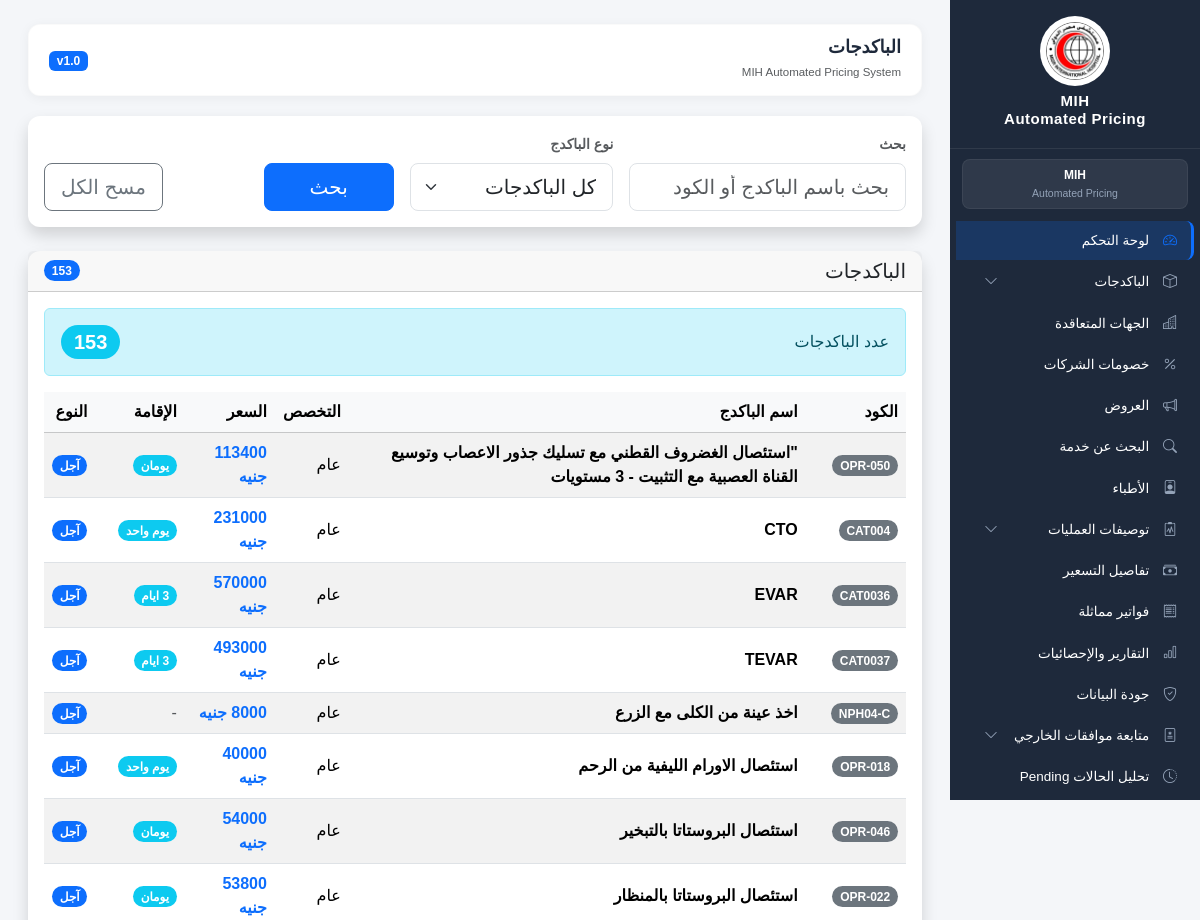
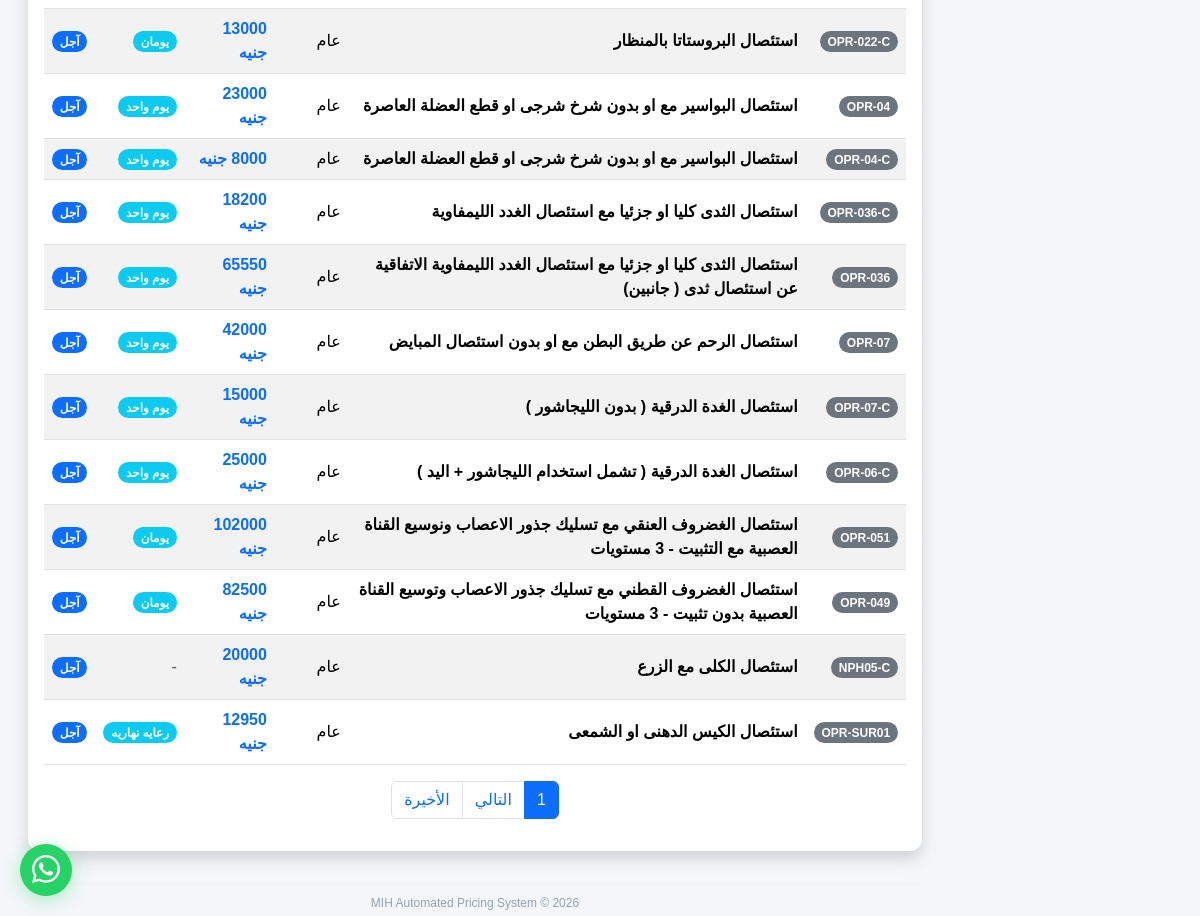
/packages/, run on an earlier commit of the app's database (2 pictures, top to bottom).
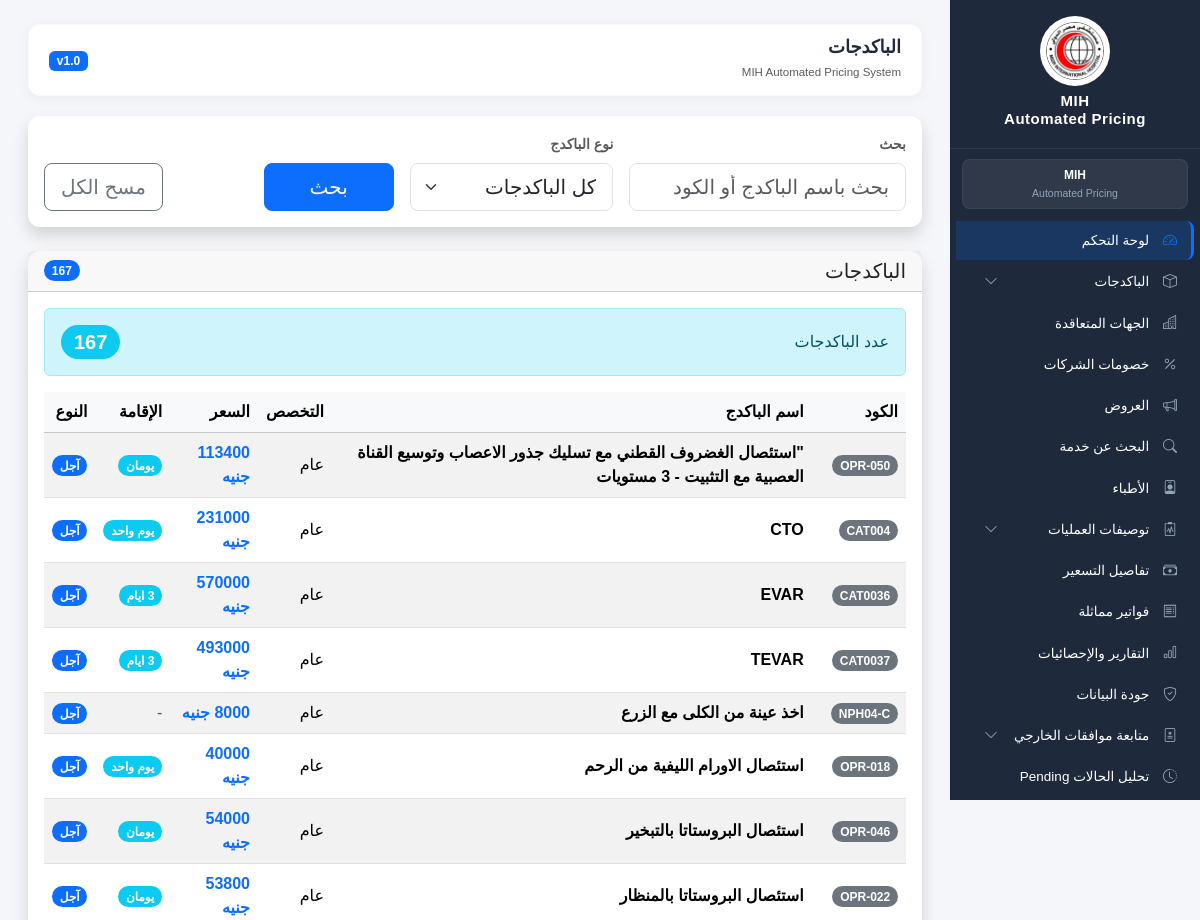
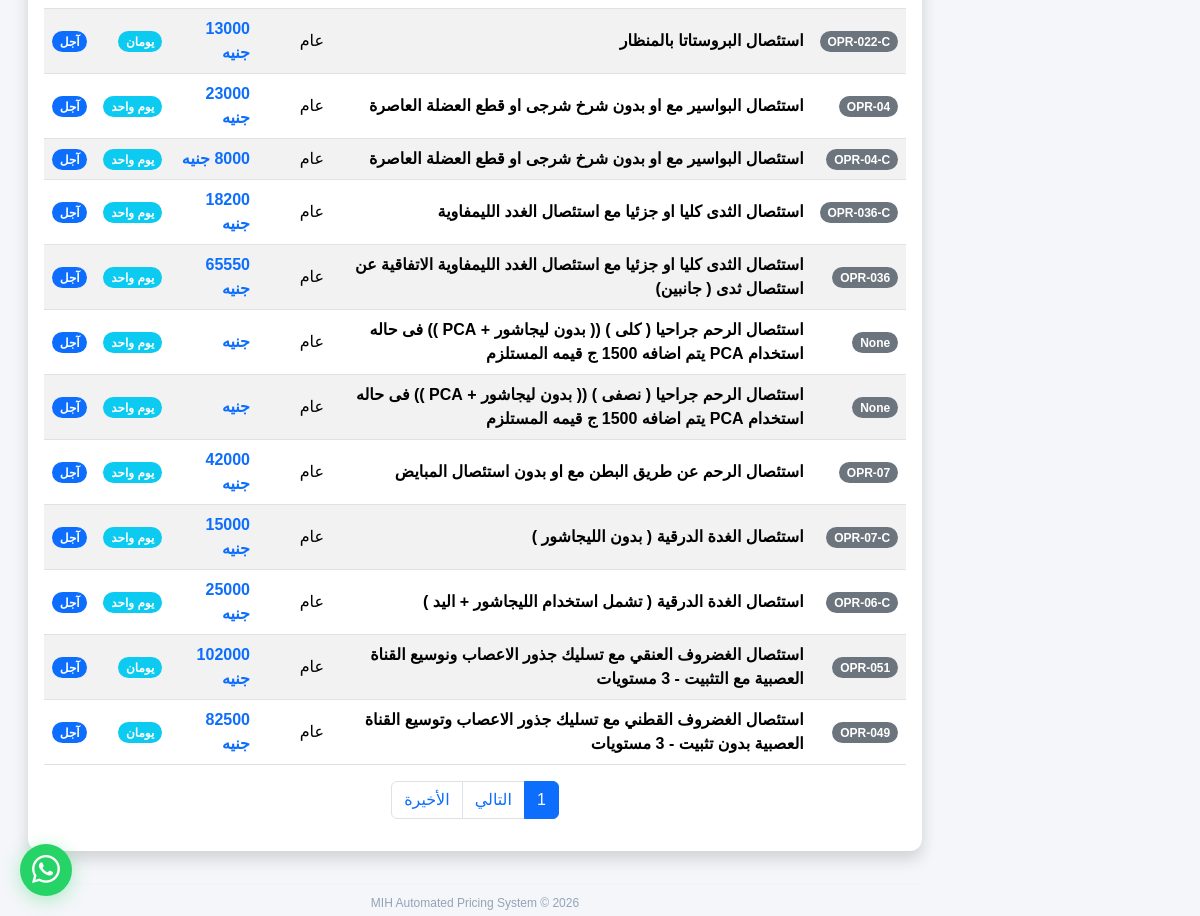
And on a later commit of the database (2 pictures, top to bottom).
### medical_catalog/models.py (models this page shows, shortened)
class Package(models.Model):
    entity = models.ForeignKey(
        'contracts.ContractEntity',  # ✅ استخدم اسم التطبيق بالكامل
        on_delete=models.CASCADE,
        related_name="packages",
        null=True,
        blank=True,
        verbose_name="الجهة المتعاقدة"
    )
    specialty = models.ForeignKey(
        Specialty,
        on_delete=models.PROTECT,
        related_name="packages"
    )
    procedure = models.ForeignKey(
        Procedure,
        on_delete=models.SET_NULL,
        null=True,
        blank=True,
        related_name="packages"
    )
    name = models.CharField(
        max_length=500
    )
    code = models.CharField(
        max_length=100,
        blank=True,
        null=True,
        db_index=True
    )
    base_price = models.DecimalField(
        max_digits=12,
        decimal_places=2,
        blank=True,
        null=True
    )
    stay_duration = models.CharField(
        max_length=100,
        blank=True,
        null=True
    )
    effective_from = models.DateField(
        blank=True,
        null=True
    )
    notes = models.TextField(
        blank=True,
        null=True
    )
    is_cash_package = models.BooleanField(
        default=False
    )
    contract_type = models.CharField(
        max_length=100,
        blank=True,
        null=True,
        verbose_name="نوع العقد"
    )
    total_without_discount = models.DecimalField(
        max_digits=12,
        decimal_places=2,
        blank=True,
        null=True,
        verbose_name="الإجمالي قبل الخصم"
    )
    total_price = models.DecimalField(
        max_digits=12,
        decimal_places=2,
        blank=True,
        null=True,
        verbose_name="السعر الإجمالي"
    )
    current_discount = models.DecimalField(
        max_digits=5,
        decimal_places=2,
        blank=True,
        null=True,
        verbose_name="الخصم الحالي"
    )
    price_list_applied = models.CharField(
        max_length=255,
        blank=True,
        null=True,
        verbose_name="قائمة الأسعار المطبقة"
    )
    special_offer_price = models.DecimalField(
        max_digits=12,
        decimal_places=2,
        blank=True,
        null=True,
        verbose_name="سعر العرض الخاص"
    )
    special_offer_company = models.CharField(
        max_length=255,
        blank=True,
        null=True,
        verbose_name="شركة العرض الخاص"
    )
    cash_price = models.DecimalField(
        max_digits=12,
        decimal_places=2,
        blank=True,
        null=True,
        verbose_name="السعر النقدي"
    )
    is_active = models.BooleanField(
        default=True
    )
    created_at = models.DateTimeField(auto_now_add=True)
    updated_at = models.DateTimeField(auto_now=True)
    class Meta:
        verbose_name = "الباكدج"
        verbose_name_plural = "الباكدجات"
        ordering = ["name"]
        indexes = [
            models.Index(fields=["specialty"]),
            models.Index(fields=["entity"]),  # ✅ إضافة فهرس للـ entity
        ]

class Specialty(models.Model):
    name = models.CharField(
        max_length=255,
        unique=True,
        verbose_name="اسم التخصص"
    )
    color = models.CharField(
        max_length=50,
        blank=True,
        null=True,
        verbose_name="اللون"
    )
    icon = models.CharField(
        max_length=100,
        blank=True,
        null=True,
        verbose_name="الأيقونة"
    )
    is_active = models.BooleanField(default=True)
    created_at = models.DateTimeField(auto_now_add=True)
    updated_at = models.DateTimeField(auto_now=True)
    class Meta:
        verbose_name = "التخصص"
        verbose_name_plural = "التخصصات"
        ordering = ["name"]

### frontend/views.py (the view)
def packages(request):
    search = request.GET.get("search", "")
    package_type = request.GET.get("type", "")  # إضافة فلتر النوع
    packages = Package.objects.select_related(
        "specialty"
    ).order_by("name")
    if search:
        packages = packages.filter(
            Q(name__icontains=search) |
            Q(code__icontains=search)
        )
    if package_type == "cash":
        packages = packages.filter(is_cash_package=True)
    elif package_type == "credit":
        packages = packages.filter(is_cash_package=False)
    paginator = Paginator(packages, 20)
    page_number = request.GET.get("page")
    page_obj = paginator.get_page(page_number)
    return render(
        request,
        "frontend/packages.html",
        {
            "page_obj": page_obj,
            "search": search,
            "package_type": package_type,  # إرسال الفلتر إلى template
        }
    )

### frontend/templates/frontend/packages.html (shortened to what this page needs)
{% extends 'frontend/base.html' %}
{% block page_title %}
الباكدجات
{% endblock %}
{% block content %}
<div class="card shadow border-0 hover-shadow">
    <div class="card-body">
        <form method="get">
            <div class="row g-3 align-items-end">
                <div class="col-md-4">
                    <label class="form-label fw-bold small text-muted">
                         بحث
                    </label>
                    <input
                        type="text"
                        name="search"
                        class="form-control form-control-lg"
                        placeholder="بحث باسم الباكدج أو الكود"
                        value="{{ search }}"
                    >
                </div>
                <div class="col-md-3">
                    <label class="form-label fw-bold small text-muted">
                         نوع الباكدج
                    </label>
                    <select
                        name="type"
                        class="form-select form-select-lg">
                        <option value="">
                            كل الباكدجات
                        </option>
                    </select>
                </div>
                <div class="col-md-2">
                    <button class="btn btn-primary btn-lg w-100">
                         بحث
                    </button>
                </div>
                <div class="col-md-3 text-end">
                    <a href="{% url 'packages' %}" class="btn btn-outline-secondary btn-lg">
                         مسح الكل
                    </a>
                </div>
            </div>
        </form>
    </div>
</div>
<div class="card shadow border-0 mt-4 hover-shadow">
    <div class="card-header d-flex justify-content-between align-items-center">
        <h5 class="mb-0">
            الباكدجات
        </h5>
        <span class="badge bg-primary rounded-pill">
            {{ page_obj.paginator.count }}
        </span>
    </div>
    <div class="card-body">
        <div class="alert alert-info d-flex justify-content-between align-items-center">
            <span>
                عدد الباكدجات
            </span>
            <strong class="badge bg-info rounded-pill fs-5">
                {{ page_obj.paginator.count }}
            </strong>
        </div>
        <div class="table-responsive">
            <table class="table table-hover table-striped align-middle">
                <thead class="table-light">
                    <tr>
                        <th>الكود</th>
                        <th>اسم الباكدج</th>
                        <th>التخصص</th>
                        <th>السعر</th>
                        <th>الإقامة</th>
                        <th>النوع</th>
                    </tr>
                </thead>
                <tbody>
                {% for package in page_obj %}
                    <tr>
                        <td>
                            <span class="badge bg-secondary rounded-pill">
                                {{ package.code }}
                            </span>
                        </td>
                        <td>
                            <strong>{{ package.name }}</strong>
                        </td>
                        <td>
                            {{ package.specialty.name }}
                        </td>
                        <td>
                            <span class="text-primary fw-bold">
                                {{ package.base_price|floatformat:0 }} جنيه
                            </span>
                        </td>
                        <td>
                            {% if package.stay_duration and package.stay_duration != "nan" %}
                                <span class="badge bg-info rounded-pill">
                                    {{ package.stay_duration }}
                                </span>
                            {% else %}
                                <span class="text-muted">-</span>
                            {% endif %}
                        </td>
                        <td>
                            {% if package.is_cash_package %}
                                <span class="badge bg-success rounded-pill">
                                    <i class="fas fa-money-bill-wave"></i> نقدي
                                </span>
                            {% else %}
                                <span class="badge bg-primary rounded-pill">
                                     آجل
                                </span>
                            {% endif %}
                        </td>
                    </tr>
                {% endfor %}
                </tbody>
            </table>
        </div>
        <nav>
            <ul class="pagination justify-content-center">
                <li class="page-item active">
                    <span class="page-link">
                        {{ page_obj.number }}
                    </span>
                </li>
                {% if page_obj.has_next %}
                <li class="page-item">
                    <a class="page-link"
                       href="?page={{ page_obj.next_page_number }}&search={{ search }}&type={{ package_type }}">
                        التالي
                    </a>
                </li>
                <li class="page-item">
                    <a class="page-link"
                       href="?page={{ page_obj.paginator.num_pages }}&search={{ search }}&type={{ package_type }}">
                        الأخيرة
                    </a>
                </li>
                {% endif %}
            </ul>
        </nav>
    </div>
</div>
{% endblock %}

### frontend/templates/frontend/base.html (shortened to what this page needs)
{% load static %}
<!DOCTYPE html>
<html lang="ar" dir="rtl">
<head>
    <link href="https://cdn.jsdelivr.net/npm/bootstrap@5.3.3/dist/css/bootstrap.rtl.min.css"
          rel="stylesheet">
    <link href="https://cdn.jsdelivr.net/npm/bootstrap-icons@1.11.3/font/bootstrap-icons.min.css"
          rel="stylesheet">
</head>
<body>
<div class="sidebar" id="sidebar">
    <a href="/" class="text-decoration-none">
        <div class="logo-box">
            <img src="{% static 'images/logo.jpeg' %}"
                 alt="MIH Logo">
            <h4>
                MIH
                <br>
                Automated Pricing
            </h4>
        </div>
    </a>
    <div class="sidebar-alert">
        <div class="alert text-center py-1 mb-0">
            <strong>MIH</strong>
            <br>
            <small>Automated Pricing</small>
        </div>
    </div>
    <ul class="menu-list">
        <li class="menu-item">
            <a class="menu-link active" href="{% url 'home' %}">
                <i class="bi bi-speedometer2"></i>
                لوحة التحكم
            </a>
        </li>
<li class="menu-item">
    <a class="menu-link"
       data-bs-toggle="collapse"
       href="#packagesMenu"
       role="button"
       aria-expanded="false">
        <i class="bi bi-box"></i>
        الباكدجات
        <i class="bi bi-chevron-down menu-arrow"></i>
    </a>
</li>
        <li class="menu-item">
            <a class="menu-link" href="{% url 'contract_entities' %}">
                <i class="bi bi-buildings"></i>
                الجهات المتعاقدة
            </a>
        </li>
        <li class="menu-item">
            <a class="menu-link" href="{% url 'company_discounts' %}">
                <i class="bi bi-percent"></i>
                خصومات الشركات
            </a>
        </li>
        <li class="menu-item">
            <a class="menu-link" href="#">
                <i class="bi bi-megaphone"></i>
                العروض
            </a>
        </li>
        <li class="menu-item">
            <a class="menu-link" href="{% url 'service_search' %}">
                <i class="bi bi-search"></i>
                البحث عن خدمة
            </a>
        </li>
        <li class="menu-item">
            <a class="menu-link" href="{% url 'doctors_list' %}">
                <i class="bi bi-person-badge"></i>
                الأطباء
            </a>
        </li>
        <li class="menu-item">
            <a class="menu-link"
               data-bs-toggle="collapse"
               href="#operationsMenu"
               role="button"
               aria-expanded="false">
                <i class="bi bi-clipboard2-pulse"></i>
                توصيفات العمليات
                <i class="bi bi-chevron-down menu-arrow"></i>
            </a>
        </li>
        <li class="menu-item">
            <a class="menu-link" href="{% url 'pricing_details' %}">
                <i class="bi bi-cash-stack"></i>
                تفاصيل التسعير
            </a>
        </li>
        <li class="menu-item">
            <a class="menu-link" href="{% url 'similar_invoices' %}">
                <i class="bi bi-receipt"></i>
                فواتير مماثلة
            </a>
        </li>
        <li class="menu-item">
            <a class="menu-link" href="{% url 'reports' %}">
                <i class="bi bi-bar-chart"></i>
                التقارير والإحصائيات
            </a>
        </li>
        <li class="menu-item">
            <a class="menu-link" href="{% url 'quality_dashboard' %}">
                <i class="bi bi-shield-check"></i>
                جودة البيانات
            </a>
        </li>
        <li class="menu-item">
            <a class="menu-link"
               data-bs-toggle="collapse"
               href="#approvalMenu"
               role="button"
               aria-expanded="false">
                <i class="bi bi-file-medical"></i>
                متابعة موافقات الخارجي
                <i class="bi bi-chevron-down menu-arrow"></i>
            </a>
        </li>
        <li class="menu-item">
            <a class="menu-link" href="{% url 'pending_analysis' %}">
                <i class="bi bi-clock-history"></i>
                تحليل الحالات Pending
            </a>
        </li>
        <li class="menu-item">
            <a class="menu-link"
               data-bs-toggle="collapse"
               href="#priceListMenu"
               role="button"
               aria-expanded="false">
            </a>
        </li>
    </ul>
</div>
<div class="content">
    <div class="topbar">
        <div class="d-flex justify-content-between align-items-center">
            <div>
                <h4 class="mb-0">
                    {% block page_title %}{% endblock %}
                </h4>
                <small class="text-muted">
                    MIH Automated Pricing System
                </small>
            </div>
            <div>
                <span class="badge bg-primary">
                    v1.0
                </span>
            </div>
        </div>
    </div>
    {% block content %}
    {% endblock %}
    <footer class="footer">
        <hr>
        MIH Automated Pricing System © 2026
    </footer>
</div>
<a href="#"
   class="whatsapp-btn">
    <i class="bi bi-whatsapp"></i>
</a>
</body>
</html>

What changed in the data, as far as the page shows it:
no longer on this page (row edited): Package: code "NPH05-C", name "استئصال الكلى مع الزرع", specialty.name "عام", base_price "20000", is_cash_package "آجل"
no longer on this page (row edited): Package: code "OPR-SUR01", name "استئصال الكيس الدهنى او الشمعى", specialty.name "عام", base_price "12950", stay_duration "رعايه نهاريه", is_cash_package "آجل"
added Package: code "None", name "استئصال الرحم جراحيا ( كلى ) (( بدون ليجاشور + PCA )) فى حاله استخدام PCA يتم اضافه 1500 ج قيمه المستلزم", specialty.name "عام", stay_duration "يوم واحد", is_cash_package "آجل"
added Package: code "None", name "استئصال الرحم جراحيا ( نصفى ) (( بدون ليجاشور + PCA )) فى حاله استخدام PCA يتم اضافه 1500 ج قيمه المستلزم", specialty.name "عام", stay_duration "يوم واحد", is_cash_package "آجل"
Also different on the page:
{{ page_obj.paginator.count }}: "153" → "167"
